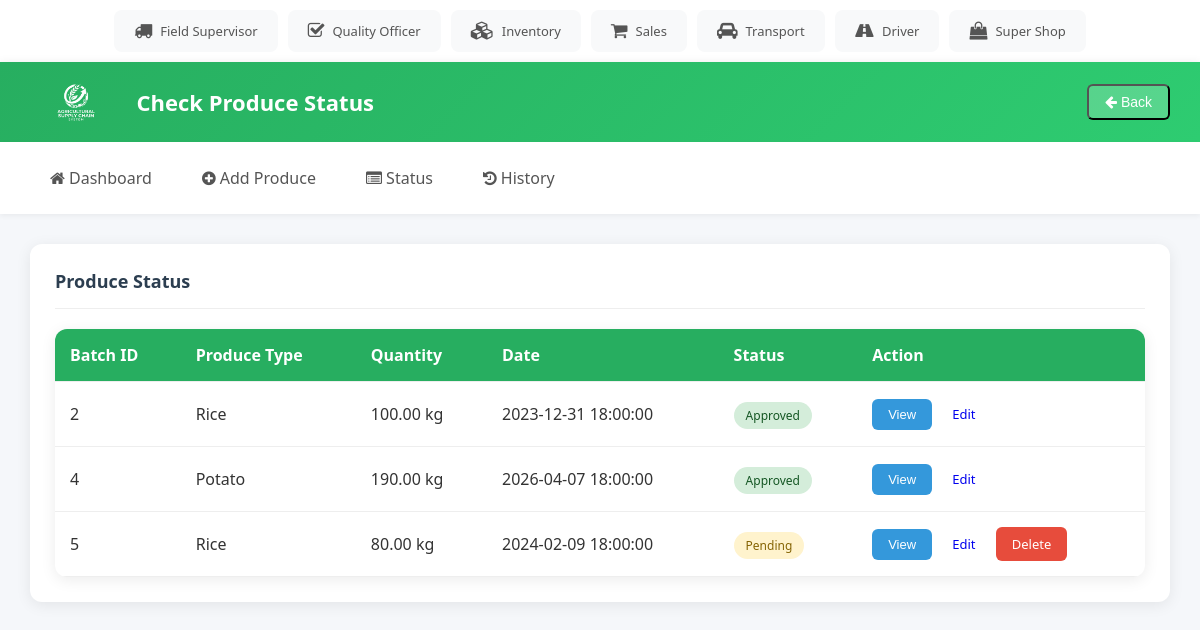
The app's page /farmer/status.php, older data.
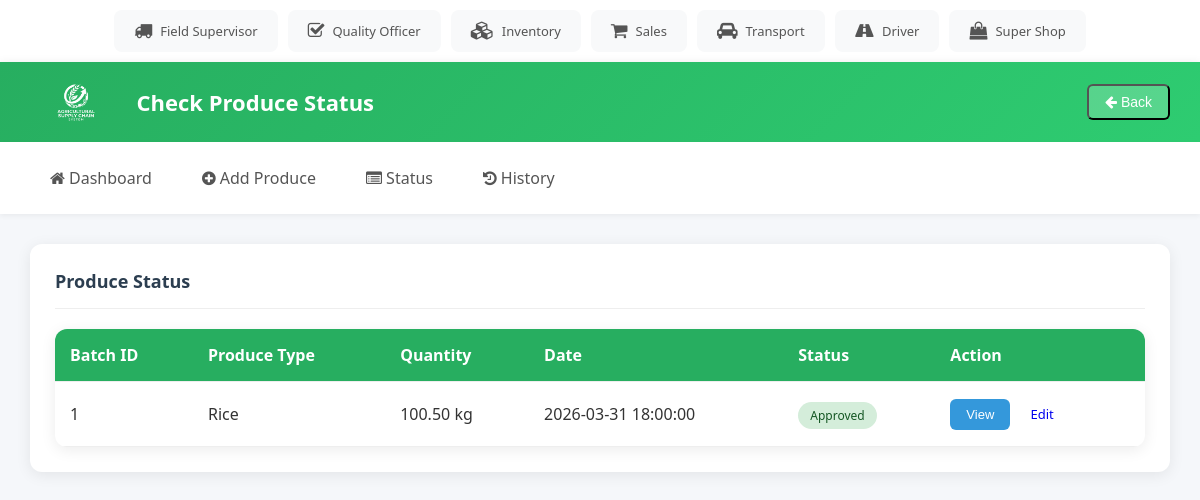
The same page, newer data.
### tables this page shows
CREATE TABLE `Batches` (
  `batch_id` int(11) NOT NULL,
  `batch_number` varchar(50) NOT NULL,
  `product_id` int(11) DEFAULT NULL,
  `farmer_id` int(11) DEFAULT NULL,
  `supervisor_id` int(11) DEFAULT NULL,
  `quantity` decimal(10,2) DEFAULT NULL,
  `unit` varchar(20) DEFAULT NULL,
  `purchase_date` timestamp NOT NULL DEFAULT current_timestamp()
);

CREATE TABLE `Products` (
  `product_id` int(11) NOT NULL,
  `product_name` varchar(100) NOT NULL,
  `category` varchar(50) DEFAULT NULL
);

CREATE TABLE `Quality_Checks` (
  `check_id` int(11) NOT NULL,
  `batch_id` int(11) DEFAULT NULL,
  `officer_id` int(11) DEFAULT NULL,
  `quality_tag` varchar(50) DEFAULT NULL,
  `comments` text DEFAULT NULL,
  `check_date` timestamp NOT NULL DEFAULT current_timestamp()
);

### farmer/status.php (the view, shortened to what this page needs)
<?php
include "../db.php";
$farmer_id = 1;
$sql = "SELECT b.batch_id, p.product_name, b.quantity, b.unit, b.purchase_date, q.quality_tag FROM Batches b JOIN Products p ON b.product_id = p.product_id LEFT JOIN Quality_Checks q ON b.batch_id = q.batch_id WHERE b.farmer_id=$farmer_id";
$result = $conn->query($sql);
?>
<!DOCTYPE html>
<html lang="en">
  <head>
    <link rel="stylesheet" href="../style.css" />
    <link
      rel="stylesheet"
      href="https://cdnjs.cloudflare.com/ajax/libs/font-awesome/4.7.0/css/font-awesome.min.css"
    />
  </head>
  <body>
    <main>
      <div class="card">
        <div class="card-header">
          <span class="card-title">Produce Status</span>
        </div>
        <table>
          <tr>
            <th>Batch ID</th>
            <th>Produce Type</th>
            <th>Quantity</th>
            <th>Date</th>
            <th>Status</th>
            <th>Action</th>
          </tr>
          <?php
          if ($result->num_rows > 0) {
            while ($row = $result->fetch_assoc()) {
              $status = $row['quality_tag'] ? 'Approved' : 'Pending';
              $status_class = $status == 'Approved' ? 'completed' : 'pending';
          ?>
          <tr>
            <td><?php echo $row['batch_id']; ?></td>
            <td><?php echo $row['product_name']; ?></td>
            <td><?php echo $row['quantity'] . ' ' . $row['unit']; ?></td>
            <td><?php echo $row['purchase_date']; ?></td>
            <td><span class="status <?php echo $status_class; ?>"><?php echo $status; ?></span></td>
            <td>
              <button class="btn btn-info" onclick="viewDetails('<?php echo $row['batch_id']; ?>', '<?php echo $row['product_name']; ?>', '<?php echo $row['quantity'] . ' ' . $row['unit']; ?>', '<?php echo $row['purchase_date']; ?>', '<?php echo $status; ?>', 'N/A')">View</button>
              <a href="batch_update.php?batch_id=<?php echo $row['batch_id']; ?>" class="btn btn-warning">Edit</a>
              <?php if (!$row['quality_tag']) { ?>
              <a href="status.php?batch_id=<?php echo $row['batch_id']; ?>" class="btn btn-danger" onclick="return confirm('Are you sure you want to delete this batch?')">Delete</a>
              <?php } ?>
            </td>
          </tr>
          <?php
            }
          } else {
            echo "<tr><td colspan='6'>No batches found.</td></tr>";
          }
          ?>
        </table>
      </div>
    </main>
  </body>
</html>

Row changes from the older to the newer data that the page shows:
no longer on this page (row edited): batches: batch_id "2", product.product_name "Rice", quantity "100.00", unit "kg", purchase_date "2023-12-31 18:00:00", quality_checks.quality_tag "Approved"
no longer on this page (row edited): batches: batch_id "4", product.product_name "Potato", quantity "190.00", unit "kg", purchase_date "2026-04-07 18:00:00", quality_checks.quality_tag "Approved"
no longer on this page (row edited): batches: batch_id "5", product.product_name "Rice", quantity "80.00", unit "kg", purchase_date "2024-02-09 18:00:00", status "Pending"
added batches: batch_id "1", product.product_name "Rice", quantity "100.50", unit "kg", purchase_date "2026-03-31 18:00:00", quality_checks.quality_tag "Approved"
